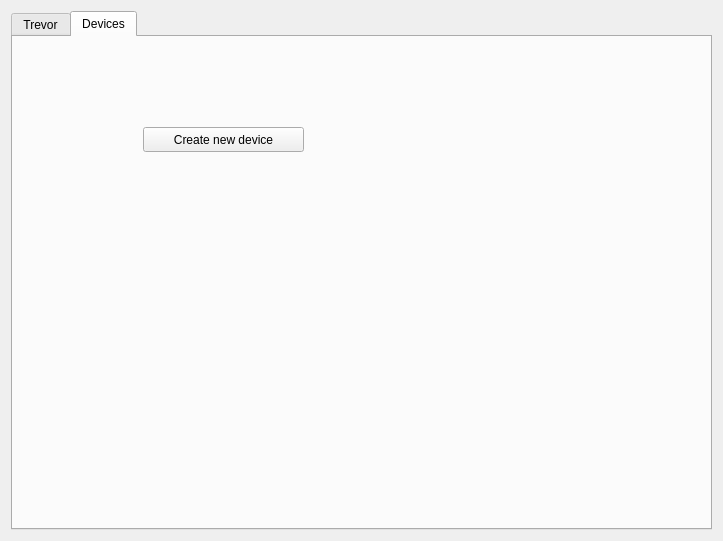
<?xml version="1.0" encoding="UTF-8"?>
<ui version="4.0">
 <class>MainWindow</class>
 <widget class="QMainWindow" name="MainWindow">
  <property name="geometry">
   <rect>
    <x>0</x>
    <y>0</y>
    <width>723</width>
    <height>541</height>
   </rect>
  </property>
  <property name="windowTitle">
   <string>Key agreement for nodeMCU</string>
  </property>
  <widget class="QWidget" name="centralWidget">
   <layout class="QVBoxLayout" name="verticalLayout">
    <item>
     <widget class="QTabWidget" name="tabWidget">
      <property name="currentIndex">
       <number>1</number>
      </property>
      <widget class="QWidget" name="tab_trevor">
       <attribute name="title">
        <string>Trevor</string>
       </attribute>
       <layout class="QVBoxLayout" name="verticalLayout_6">
        <item>
         <layout class="QHBoxLayout" name="horizontalLayout">
          <item>
           <widget class="QLabel" name="label_host">
            <property name="text">
             <string>Host:</string>
            </property>
           </widget>
          </item>
          <item>
           <widget class="QLineEdit" name="lineEdit_host">
            <property name="sizePolicy">
             <sizepolicy hsizetype="Expanding" vsizetype="Fixed">
              <horstretch>0</horstretch>
              <verstretch>0</verstretch>
             </sizepolicy>
            </property>
           </widget>
          </item>
          <item>
           <widget class="QLabel" name="label_port">
            <property name="text">
             <string>Port:</string>
            </property>
           </widget>
          </item>
          <item>
           <widget class="QLineEdit" name="lineEdit_port">
            <property name="sizePolicy">
             <sizepolicy hsizetype="Maximum" vsizetype="Fixed">
              <horstretch>0</horstretch>
              <verstretch>0</verstretch>
             </sizepolicy>
            </property>
           </widget>
          </item>
         </layout>
        </item>
        <item>
         <layout class="QHBoxLayout" name="horizontalLayout_2">
          <item>
           <widget class="QLabel" name="label_username">
            <property name="sizePolicy">
             <sizepolicy hsizetype="Maximum" vsizetype="Preferred">
              <horstretch>0</horstretch>
              <verstretch>0</verstretch>
             </sizepolicy>
            </property>
            <property name="text">
             <string>Username:</string>
            </property>
           </widget>
          </item>
          <item>
           <widget class="QLineEdit" name="lineEdit_username">
            <property name="sizePolicy">
             <sizepolicy hsizetype="Maximum" vsizetype="Fixed">
              <horstretch>0</horstretch>
              <verstretch>0</verstretch>
             </sizepolicy>
            </property>
           </widget>
          </item>
          <item>
           <widget class="QLabel" name="label_password">
            <property name="sizePolicy">
             <sizepolicy hsizetype="Maximum" vsizetype="Preferred">
              <horstretch>0</horstretch>
              <verstretch>0</verstretch>
             </sizepolicy>
            </property>
            <property name="minimumSize">
             <size>
              <width>74</width>
              <height>0</height>
             </size>
            </property>
            <property name="text">
             <string>Password:</string>
            </property>
           </widget>
          </item>
          <item>
           <widget class="QLineEdit" name="lineEdit_password">
            <property name="sizePolicy">
             <sizepolicy hsizetype="Maximum" vsizetype="Fixed">
              <horstretch>0</horstretch>
              <verstretch>0</verstretch>
             </sizepolicy>
            </property>
           </widget>
          </item>
          <item>
           <spacer name="horizontalSpacer_2">
            <property name="orientation">
             <enum>Qt::Horizontal</enum>
            </property>
            <property name="sizeHint" stdset="0">
             <size>
              <width>40</width>
              <height>20</height>
             </size>
            </property>
           </spacer>
          </item>
          <item>
           <widget class="QPushButton" name="pushButton_connect">
            <property name="sizePolicy">
             <sizepolicy hsizetype="Fixed" vsizetype="Fixed">
              <horstretch>0</horstretch>
              <verstretch>0</verstretch>
             </sizepolicy>
            </property>
            <property name="minimumSize">
             <size>
              <width>127</width>
              <height>0</height>
             </size>
            </property>
            <property name="text">
             <string>Connect</string>
            </property>
           </widget>
          </item>
          <item>
           <spacer name="horizontalSpacer">
            <property name="orientation">
             <enum>Qt::Horizontal</enum>
            </property>
            <property name="sizeHint" stdset="0">
             <size>
              <width>40</width>
              <height>20</height>
             </size>
            </property>
           </spacer>
          </item>
         </layout>
        </item>
        <item>
         <layout class="QHBoxLayout" name="horizontalLayout_3">
          <item>
           <widget class="QLabel" name="label_m">
            <property name="text">
             <string>m:</string>
            </property>
           </widget>
          </item>
          <item>
           <widget class="QLineEdit" name="lineEdit_m">
            <property name="sizePolicy">
             <sizepolicy hsizetype="Fixed" vsizetype="Fixed">
              <horstretch>0</horstretch>
              <verstretch>0</verstretch>
             </sizepolicy>
            </property>
            <property name="minimumSize">
             <size>
              <width>0</width>
              <height>0</height>
             </size>
            </property>
            <property name="maximumSize">
             <size>
              <width>50</width>
              <height>16777215</height>
             </size>
            </property>
           </widget>
          </item>
          <item>
           <widget class="QLabel" name="label_n">
            <property name="text">
             <string>n:</string>
            </property>
           </widget>
          </item>
          <item>
           <widget class="QLineEdit" name="lineEdit_n">
            <property name="maximumSize">
             <size>
              <width>50</width>
              <height>16777215</height>
             </size>
            </property>
           </widget>
          </item>
          <item>
           <widget class="QPushButton" name="pushButton">
            <property name="maximumSize">
             <size>
              <width>40</width>
              <height>16777215</height>
             </size>
            </property>
            <property name="text">
             <string>set</string>
            </property>
           </widget>
          </item>
          <item>
           <spacer name="horizontalSpacer_3">
            <property name="orientation">
             <enum>Qt::Horizontal</enum>
            </property>
            <property name="sizeHint" stdset="0">
             <size>
              <width>40</width>
              <height>20</height>
             </size>
            </property>
           </spacer>
          </item>
         </layout>
        </item>
        <item>
         <layout class="QHBoxLayout" name="horizontalLayout_4">
          <item>
           <layout class="QVBoxLayout" name="verticalLayout_2">
            <property name="rightMargin">
             <number>0</number>
            </property>
            <item>
             <widget class="QLabel" name="label_list_users">
              <property name="text">
               <string>Users connected</string>
              </property>
             </widget>
            </item>
            <item>
             <widget class="QListView" name="listView_users">
              <property name="sizePolicy">
               <sizepolicy hsizetype="Maximum" vsizetype="Maximum">
                <horstretch>0</horstretch>
                <verstretch>0</verstretch>
               </sizepolicy>
              </property>
             </widget>
            </item>
           </layout>
          </item>
          <item>
           <layout class="QVBoxLayout" name="verticalLayout_4">
            <property name="topMargin">
             <number>0</number>
            </property>
            <item>
             <spacer name="verticalSpacer_2">
              <property name="orientation">
               <enum>Qt::Vertical</enum>
              </property>
              <property name="sizeHint" stdset="0">
               <size>
                <width>20</width>
                <height>40</height>
               </size>
              </property>
             </spacer>
            </item>
            <item>
             <widget class="QPushButton" name="pushButton_parameters">
              <property name="sizePolicy">
               <sizepolicy hsizetype="Fixed" vsizetype="Fixed">
                <horstretch>0</horstretch>
                <verstretch>0</verstretch>
               </sizepolicy>
              </property>
              <property name="minimumSize">
               <size>
                <width>127</width>
                <height>0</height>
               </size>
              </property>
              <property name="text">
               <string>Show Parameters</string>
              </property>
             </widget>
            </item>
            <item>
             <spacer name="verticalSpacer_3">
              <property name="orientation">
               <enum>Qt::Vertical</enum>
              </property>
              <property name="sizeHint" stdset="0">
               <size>
                <width>20</width>
                <height>40</height>
               </size>
              </property>
             </spacer>
            </item>
           </layout>
          </item>
          <item>
           <layout class="QVBoxLayout" name="verticalLayout_3">
            <item>
             <widget class="QLabel" name="label">
              <property name="text">
               <string>Session keys generated</string>
              </property>
             </widget>
            </item>
            <item>
             <widget class="QListView" name="listView">
              <property name="sizePolicy">
               <sizepolicy hsizetype="Minimum" vsizetype="Maximum">
                <horstretch>0</horstretch>
                <verstretch>0</verstretch>
               </sizepolicy>
              </property>
             </widget>
            </item>
            <item>
             <widget class="QPushButton" name="pushButton_clear">
              <property name="text">
               <string>Clear</string>
              </property>
             </widget>
            </item>
           </layout>
          </item>
         </layout>
        </item>
        <item>
         <widget class="QLabel" name="label_log">
          <property name="text">
           <string>Log</string>
          </property>
         </widget>
        </item>
        <item>
         <widget class="QListView" name="listView_log">
          <property name="sizePolicy">
           <sizepolicy hsizetype="Expanding" vsizetype="Minimum">
            <horstretch>0</horstretch>
            <verstretch>0</verstretch>
           </sizepolicy>
          </property>
         </widget>
        </item>
       </layout>
      </widget>
      <widget class="QWidget" name="tab_devices">
       <attribute name="title">
        <string>Devices</string>
       </attribute>
       <widget class="QPushButton" name="pushButton_new_device">
        <property name="geometry">
         <rect>
          <x>130</x>
          <y>90</y>
          <width>161</width>
          <height>25</height>
         </rect>
        </property>
        <property name="text">
         <string>Create new device</string>
        </property>
       </widget>
      </widget>
     </widget>
    </item>
    <item>
     <spacer name="verticalSpacer">
      <property name="orientation">
       <enum>Qt::Vertical</enum>
      </property>
      <property name="sizeHint" stdset="0">
       <size>
        <width>20</width>
        <height>40</height>
       </size>
      </property>
     </spacer>
    </item>
   </layout>
  </widget>
  <action name="actionShow_parameters">
   <property name="checkable">
    <bool>false</bool>
   </property>
   <property name="text">
    <string>Show parameters</string>
   </property>
  </action>
 </widget>
 <layoutdefault spacing="6" margin="11"/>
 <resources/>
 <connections/>
</ui>
